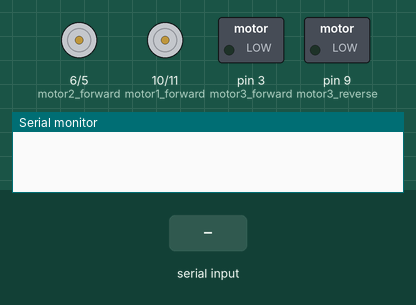
This sketch was run on a simulated Arduino Uno, built with avr-gcc and run on an emulated ATmega328P. On the bench: motor-driver pin pairs drawn as motors (green arrow = first pin HIGH = forward, orange = second pin HIGH = backward, longer = more drive), switched loads named in the sketch (green lamp = pin HIGH), the last lines printed to the serial monitor. The test bench sets the inputs (shaded band).

Above: at 1.2 s.
1.3 s: "D" received over Serial
At 2.4 s:
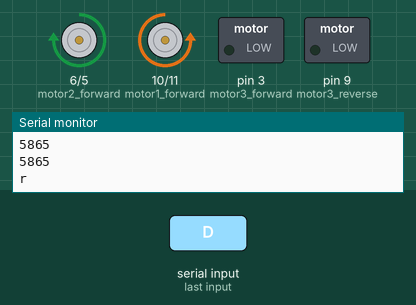
3.3 s: "a" received over Serial
At 5.0 s:
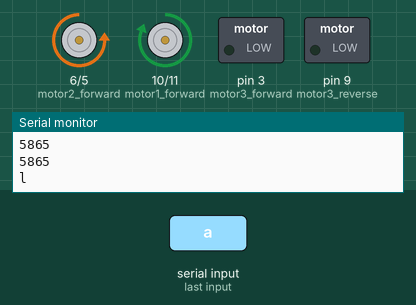
5.3 s: "w90\n" received over Serial
At 6.6 s:
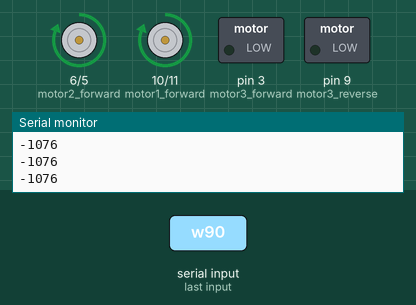
7.3 s: "s90\n" received over Serial
At 8.1 s:
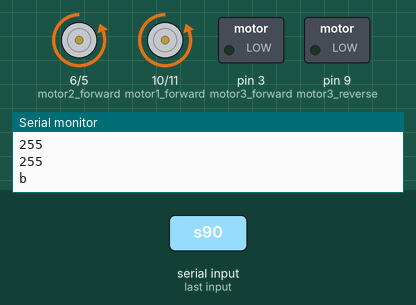
9.3 s: "w,45\n" received over Serial
At 10.9 s:
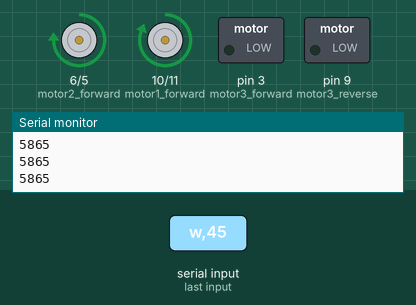
11.3 s: "s,45\n" received over Serial
At 12.4 s:
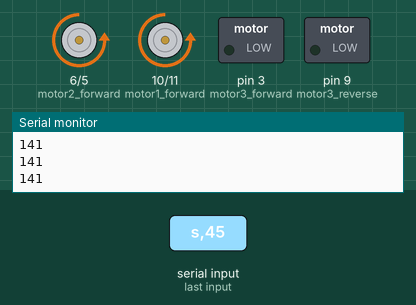
Timing chart, 0 to 14.3 s (numbered marks = the images above; inputs shaded):
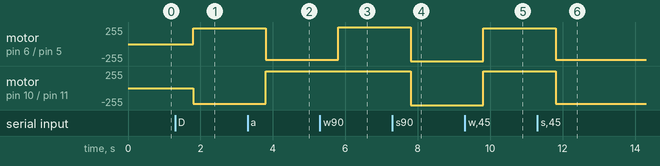

Measured:
- after the input at 1.3 s, motor on pin 6 (motor2_forward) / pin 5 (motor2_reverse): stopped → forward 233/255 after 0.50 s; motor on pin 10 (motor1_forward) / pin 11 (motor1_reverse): stopped → backward 233/255 after 0.50 s
- after the input at 3.3 s, motor on pin 6 (motor2_forward) / pin 5 (motor2_reverse): forward 233/255 → backward 233/255 after 0.50 s; motor on pin 10 (motor1_forward) / pin 11 (motor1_reverse): backward 233/255 → forward 255/255 after 0.50 s
- after the input at 5.3 s, motor on pin 6 (motor2_forward) / pin 5 (motor2_reverse): backward 233/255 → forward 255/255 after 0.50 s
- after the input at 7.3 s, motor on pin 6 (motor2_forward) / pin 5 (motor2_reverse), motor on pin 10 (motor1_forward) / pin 11 (motor1_reverse): forward 255/255 → backward 255/255 after 0.50 s
- after the input at 9.3 s, motor on pin 6 (motor2_forward) / pin 5 (motor2_reverse): backward 255/255 → forward 233/255 after 0.50 s; motor on pin 10 (motor1_forward) / pin 11 (motor1_reverse): backward 255/255 → forward 255/255 after 0.50 s
- after the input at 11.3 s, motor on pin 6 (motor2_forward) / pin 5 (motor2_reverse): forward 233/255 → backward 233/255 after 0.50 s; motor on pin 10 (motor1_forward) / pin 11 (motor1_reverse): forward 255/255 → backward 233/255 after 0.50 s

The sketch:

G_bidirection_turning_with_diving_11_19_2012.ino
```cpp
/*
  Motor Driving Software including turning and diving capability
  Written by: Mitch Fynaardt on November 19, 2012

  Inputs: Serial commands from Serial Monitor
  Outputs: Analog output (PWM) signals to drive motors
*/


// the byte is used to receive the serial commands from the computer
byte command[10] = {0};

// motor control pins, motor1 == right motor, motor2 == left motor
// Arduino pin 10 == pin 10 on bridge
int motor1_forward = 10;
// Arduino pin 11 == pin 12 on bridge
int motor1_reverse = 11;
// Arduino pin 6 == pin 7 on bridge
int motor2_forward = 6;
// Arduino pin 5 == pin 5 on bridge
int motor2_reverse = 5;

// motor3 == vertical position control motor
// Arduino pin 3 == pin 10 on bridge 2
int motor3_forward = 3;
// Arduino pin 9 == pin 12 on bridge 2
int motor3_reverse = 9;

// throttle is the speed of the motor which that the user sends serially
// throttle_motor1 is the right motor and throttle_motor2 is the left, throttle_motor3 is vertical
int throttle_motor1;
int throttle_motor2;
int throttle_motor3;

// actual motor speed calculated using one of the throttle variables and a map command
// motor1_speed is the right motor and motor2_speed is the left, motor3_speed is vertical
int motor1_speed = 0;
int motor2_speed = 0;
int motor3_speed = 0;


// setting pins as outputs to control motor
// begin serial communications to send commands to Arduino
void setup() {
  pinMode(motor1_forward, OUTPUT);
  pinMode(motor1_reverse, OUTPUT);
  pinMode(motor2_forward, OUTPUT);
  pinMode(motor2_reverse, OUTPUT);
  Serial.begin(9600);
}


void loop() {
  //following two lines allow the user to see what the Arduino is receiving
  if (Serial.available() > 0) {
    // input command
    // f, r, or s
    command[0] = Serial.read();
    delay(250);
    // 1 or 0
    command[1] = Serial.read();
    delay(250);

    // Serial comms use chars so the next two lines transform the char
    // into an integer, -48 is the offset in the ASCII table to make
    // the throttle value equal to the  provided by the user
    throttle_motor1 = int(command[1])-48;
    throttle_motor2 = int(command[1])-48;
    throttle_motor3 = int(command[1])-48;

    // allows the user to confirm both throttle values
    Serial.println(throttle_motor1);
    Serial.println(throttle_motor2);
    Serial.println(throttle_motor3);

    // map command re-scales 0-9 across interval 0-255 so that the motor speed
    // vaiables are useful for the analog write commands
    motor1_speed = map(throttle_motor1,0,9,0,255);
    motor2_speed = map(throttle_motor2,0,9,0,255);
    motor3_speed = map(throttle_motor3,0,9,0,255);

    // printing the motor speed variables allows a second check for troubleshooting
    Serial.println(motor1_speed);
    Serial.println(motor2_speed);
    Serial.println(motor3_speed);
  }

    // decision statement for how to drive each motor
    switch (command[0]) {

      case 'w':
        // forward
        Serial.println('f');
        analogWrite(motor1_reverse, 0);
        analogWrite(motor2_reverse, 0);
        analogWrite(motor1_forward, motor1_speed);
        analogWrite(motor2_forward, motor2_speed);
        analogWrite(motor3_forward, 0);
        analogWrite(motor3_reverse, 0);
        break;

      case 'W':
      // forward
        Serial.println('f');
        analogWrite(motor1_reverse, 0);
        analogWrite(motor2_reverse, 0);
        analogWrite(motor1_forward, motor1_speed);
        analogWrite(motor2_forward, motor2_speed);
        analogWrite(motor3_forward, 0);
        analogWrite(motor3_reverse, 0);
        break;

      case 's':
        // backward
        Serial.println('b');
        analogWrite(motor1_forward, 0);
        analogWrite(motor2_forward, 0);
        analogWrite(motor1_reverse, motor1_speed);
        analogWrite(motor2_reverse, motor2_speed);
        analogWrite(motor3_forward, 0);
        analogWrite(motor3_reverse, 0);
        break;

      case 'S':
        // backward
        Serial.println('b');
        analogWrite(motor1_forward, 0);
        analogWrite(motor2_forward, 0);
        analogWrite(motor1_reverse, motor1_speed);
        analogWrite(motor2_reverse, motor2_speed);
        analogWrite(motor3_forward, 0);
        analogWrite(motor3_reverse, 0);
        break;

      case 'd':
        // turn right
        Serial.println('r');
        analogWrite(motor1_forward, 0);
        analogWrite(motor2_reverse, 0);
        analogWrite(motor1_reverse, motor1_speed);
        analogWrite(motor2_forward, motor2_speed);
        analogWrite(motor3_forward, 0);
        analogWrite(motor3_reverse, 0);
        break;

      case 'D':
        // turn right
        Serial.println('r');
        analogWrite(motor1_forward, 0);
        analogWrite(motor2_reverse, 0);
        analogWrite(motor1_reverse, motor1_speed);
        analogWrite(motor2_forward, motor2_speed);
        analogWrite(motor3_forward, 0);
        analogWrite(motor3_reverse, 0);
        break;

      case 'a':
        // turn left
        Serial.println('l');
        analogWrite(motor1_reverse, 0);
        analogWrite(motor2_forward, 0);
        analogWrite(motor1_forward, motor1_speed);
        analogWrite(motor2_reverse, motor2_speed);
        analogWrite(motor3_forward, 0);
        analogWrite(motor3_reverse, 0);
        break;

      case 'A':
        // turn left
        Serial.println('l');
        analogWrite(motor1_reverse, 0);
        analogWrite(motor2_forward, 0);
        analogWrite(motor1_forward, motor1_speed);
        analogWrite(motor2_reverse, motor2_speed);
        analogWrite(motor3_forward, 0);
        analogWrite(motor3_reverse, 0);
        break;

      case 'q':
        // stop
        Serial.println('s');
        analogWrite(motor1_reverse, 0);
        analogWrite(motor2_reverse, 0);
        analogWrite(motor1_forward, 0);
        analogWrite(motor2_forward, 0);
        analogWrite(motor3_forward, 0);
        analogWrite(motor3_reverse, 0);
        break;

      case 'Q':
        // stop
        Serial.println('s');
        analogWrite(motor1_reverse, 0);
        analogWrite(motor2_reverse, 0);
        analogWrite(motor1_forward, 0);
        analogWrite(motor2_forward, 0);
        analogWrite(motor3_forward, 0);
        analogWrite(motor3_reverse, 0);
        break;

      case 'i':
        // up
        Serial.println('u');
        analogWrite(motor1_reverse, 0);
        analogWrite(motor2_reverse, 0);
        analogWrite(motor1_forward, 0);
        analogWrite(motor2_forward, 0);
        analogWrite(motor3_forward, motor3_speed);
        analogWrite(motor3_reverse, 0);
        break;

      case 'I':
        // up
        Serial.println('u');
        analogWrite(motor1_reverse, 0);
        analogWrite(motor2_reverse, 0);
        analogWrite(motor1_forward, 0);
        analogWrite(motor2_forward, 0);
        analogWrite(motor3_forward, motor3_speed);
        analogWrite(motor3_reverse, 0);
        break;

      case 'k':
        // down
        Serial.println('d');
        analogWrite(motor1_reverse, 0);
        analogWrite(motor2_reverse, 0);
        analogWrite(motor1_forward, 0);
        analogWrite(motor2_forward, 0);
        analogWrite(motor3_forward, 0);
        analogWrite(motor3_reverse, motor3_speed);
        break;

      case 'K':
        // down
        Serial.println('d');
        analogWrite(motor1_reverse, 0);
        analogWrite(motor2_reverse, 0);
        analogWrite(motor1_forward, 0);
        analogWrite(motor2_forward, 0);
        analogWrite(motor3_forward, 0);
        analogWrite(motor3_reverse, motor3_speed);
        break;

      default:
        break;
    }

  // writing command[0] to -1 causes execution of the default case until a new command is sent
  command[0] = -1;

}
```
